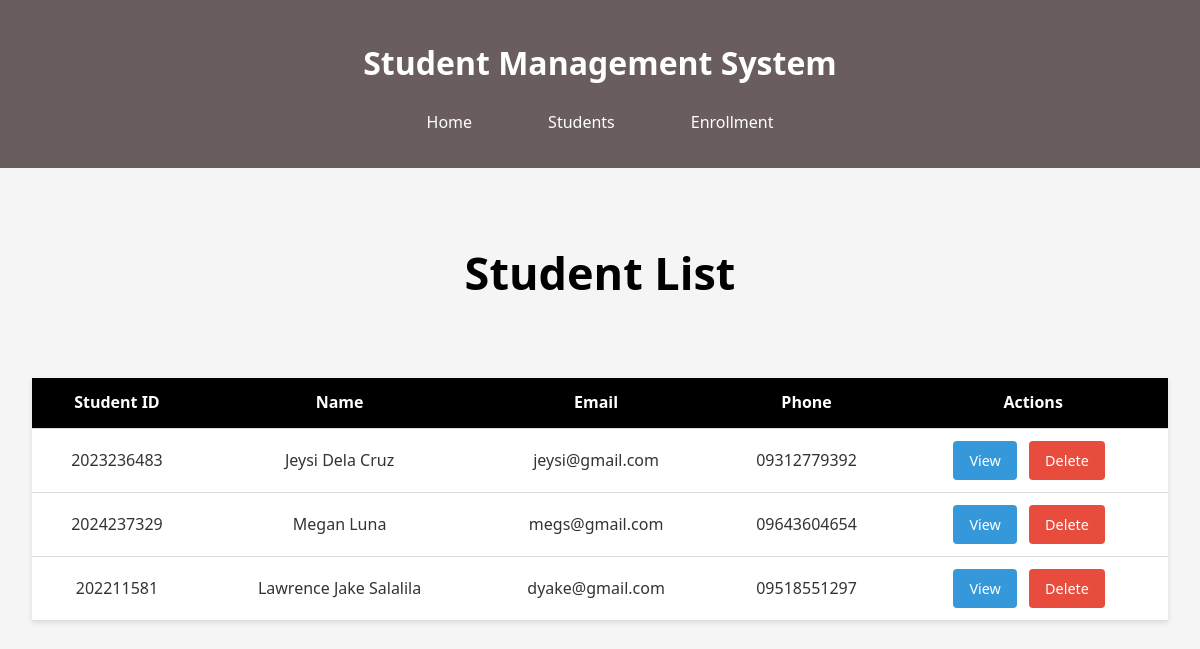
The page /students/ on the database its author committed.
### sms_app/models.py (models this page shows, shortened)
class Student(models.Model):
    student_id = models.CharField(max_length=20, unique=True)
    first_name = models.CharField(max_length=100)
    last_name = models.CharField(max_length=100)
    email = models.EmailField()
    date_of_birth = models.DateField()
    address = models.TextField()
    phone_number = models.CharField(max_length=15)

### sms_app/views.py (the view)
# urls.py: path('students/', views.student_list, name='student_list'),
def student_list(request):
    students = Student.objects.all().order_by('last_name')
    return render(request, 'students/list.html', {'students': students})

### templates/students/list.html
{% extends 'base.html' %}
{% block content %}
    <div class="page-header">
        <h2 class="studlist">Student List</h2>
    </div>
    <table>
        <thead>
            <tr>
                <th>Student ID</th>
                <th>Name</th>
                <th>Email</th>
                <th>Phone</th>
                <th>Actions</th>
            </tr>
        </thead>
        <tbody>
            {% for student in students %}
            <tr>
                <td>{{ student.student_id }}</td>
                <td>{{ student.first_name }} {{ student.last_name }}</td>
                <td>{{ student.email }}</td>
                <td>{{ student.phone_number }}</td>
                <td>
                    <a href="{% url 'student_detail' student.student_id %}" class="btn">View</a>
                    <a href="{% url 'student_delete' student.student_id %}" class="btn danger">Delete</a>
                </td>
            </tr>
            {% endfor %}
        </tbody>
    </table>
{% endblock %}

### sms_app/static/css/sms.css (style rules this page uses)
body { font-family: 'Segoe UI', Tahoma, Geneva, Verdana, sans-serif; line-height: 1.6; margin: 0; padding: 0; color: #333; background-color: #f5f5f5; }
table { width: 100%; border-collapse: collapse; margin: 1rem 0; background: white; box-shadow: 0 2px 5px rgba(0,0,0,0.1); }
th, td { padding: 0.75rem; text-align: center; border-bottom: 1px solid #ddd; }
th { background-color: #000000; color: white; }
.btn { display: inline-block; padding: 0.5rem 1rem; background-color: #3498db; color: white; text-decoration: none; border-radius: 4px; border: none; cursor: pointer; font-size: 0.9rem; margin-right: 0.5rem; }
.btn.danger { background-color: #e74c3c; }
.studlist { font-size: 45px; color: #000000; }
.page-header { display: flex; justify-content: center; align-items: center; margin-bottom: 2rem; }

### rows shown on the page
Student: student_id "2023236483", first_name "Jeysi", last_name "Dela Cruz", email "jeysi@gmail.com", phone_number "09312779392"
Student: student_id "2024237329", first_name "Megan", last_name "Luna", email "megs@gmail.com", phone_number "09643604654"
Student: student_id "202211581", first_name "Lawrence Jake", last_name "Salalila", email "dyake@gmail.com", phone_number "09518551297"
